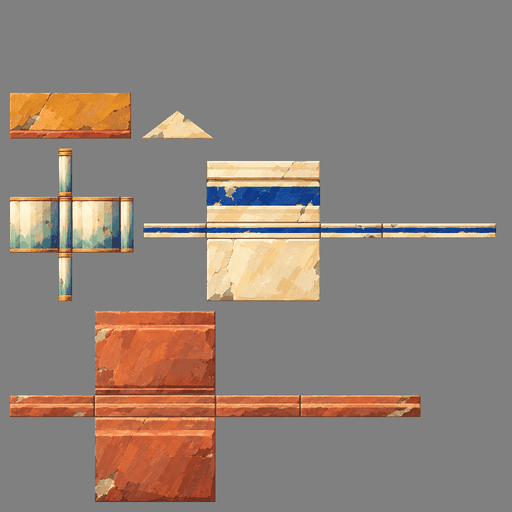
#> input picture games/speed_tofu/art/boulder/temple.png, 512 x 512 px
$ python build_ui_tex.py
#> lines starting #> are read from the running program, lines starting #| are printed output that depends on the picture; after the words box and inside, x2 and y2 are one past the last pixel; in counts of white or black regions, pixels touching at a corner belong together
"""UI 돌판 재질: 신전 3D 모델 그림(art/boulder/temple.png)의 크림색 돌 면을 잘라 9-patch 판을 굽는다.
python build_ui_tex.py -> games/speed_tofu/art/boulder/ui/{slab,card,btn,btn_dn}.png
판은 색이 빠진 밝은 돌결이고, 게임에서 modulate 로 색(STONE·금·빨강)을 입힌다. 테두리와 아래 두께는 그림에 구워 둔다.
모서리는 둥글지 않고 깎은 돌처럼 비스듬히 자른다.
"""
from pathlib import Path
import numpy as np
from PIL import Image, ImageDraw

HERE = Path(__file__).resolve().parent
ART = HERE.parent.parent / "art/boulder"
OUT = ART / "ui"
W, H = 384, 288


def grain(W=W, H=H) -> np.ndarray:
    # 신전 벽 크림 돌 면(파란 띠 아래 깨끗한 곳)
#> called with W = 384, H = 288
    src = Image.open(ART / "temple.png").convert("RGB").crop((214, 240, 316, 296))
    a = np.asarray(src).astype(float) / 255.0
    a = a / a.reshape(-1, 3).mean(axis=0)  # 색을 빼고 밝기 결만 (평균 1)
    img = Image.fromarray((np.clip(a * 0.5, 0, 1) * 255).astype(np.uint8)).resize((W, H), Image.BICUBIC)
    g = np.asarray(img).astype(float) / 255.0 * 2.0
    g = 1.0 + (g - 1.0) * 0.85
    return np.clip(g * 0.86, 0, 1)


def cut(x0, y0, x1, y1, c):
    """모서리를 c 만큼 비스듬히 깎은 팔각 판"""
    return [(x0 + c, y0), (x1 - c, y0), (x1, y0 + c), (x1, y1 - c), (x1 - c, y1), (x0 + c, y1), (x0, y1 - c), (x0, y0 + c)]


def make(name, c, bw, depth, frame, W=W, H=H):
    g = grain(W, H)
    img = Image.fromarray((g * 255).astype(np.uint8), "RGB").convert("RGBA")
#> img: PIL image 384x288 RGBA
    ink = (70, 52, 34, 255)  # 진한 갈색 테 (modulate 를 받아도 어두운 테로 남는다)
    outer = Image.new("L", (W, H), 0)
#> outer: PIL image 384x288 L; every value is 0
    ImageDraw.Draw(outer).polygon(cut(0, 0, W - 1, H - 1, c), fill=255)
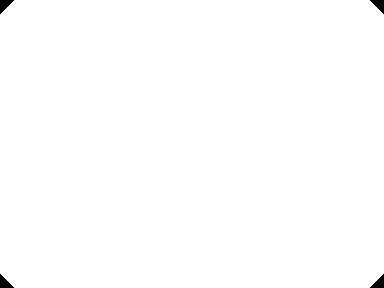
#> outer: PIL image 384x288 L; 99.6% white; 4 black regions, box (x1, y1, x2, y2) and area: (0, 0, 14, 14) 105, (370, 0, 384, 14) 105, (0, 274, 14, 288) 105, (370, 274, 384, 288) 105
    body = Image.new("RGBA", (W, H), (0, 0, 0, 0))
#> body: PIL image 384x288 RGBA; every value is 0
    body.paste(Image.new("RGBA", (W, H), ink), (0, 0), outer)
    inner = Image.new("L", (W, H), 0)
    ImageDraw.Draw(inner).polygon(cut(bw, bw, W - 1 - bw, H - 1 - depth, max(2, c - bw // 2)), fill=255)
#> inner: PIL image 384x288 L; 90.7% white; 1 black region, box (x1, y1, x2, y2) and area: (0, 0, 384, 288) 10298
    body.paste(img, (0, 0), inner)
    d = ImageDraw.Draw(body)
    if frame:
        # 안쪽에 파인 테두리 (모서리도 깎음)
        f = bw + 10
        d.polygon(cut(f, f, W - 1 - f, H - 1 - depth - 10, 5), outline=(150, 128, 98, 255), width=3)
    # 윗빛: 위 테 안쪽에 밝은 줄
    d.line((c + 2, bw + 2, W - c - 2, bw + 2), fill=(255, 255, 255, 120), width=2)
    OUT.mkdir(parents=True, exist_ok=True)
    body.save(OUT / f"{name}.png")


make("slab", 14, 5, 14, True)
make("card", 16, 6, 14, False)
#> call 2 of make, with name = 'card', c = 16, bw = 6, depth = 14, frame = False, W = 384, H = 288
#> in make (call 2), `ImageDraw.Draw(outer).polygon(cut(0, 0, W - 1, H - 1, c), fill=255)`: outer: PIL image 384x288 L; 99.5% white; 4 black regions, box (x1, y1, x2, y2) and area: (0, 0, 16, 16) 136, (368, 0, 384, 16) 136, (0, 272, 16, 288) 136, (368, 272, 384, 288) 136
#> in make (call 2), `ImageDraw.Draw(inner).polygon(cut(bw, bw, W - 1 - bw, H - 1 - depth, m..`: inner: PIL image 384x288 L; 89.8% white; 1 black region, box (x1, y1, x2, y2) and area: (0, 0, 384, 288) 11260
#> in make (call 2), `body.save(OUT / f"{name}.png")`:
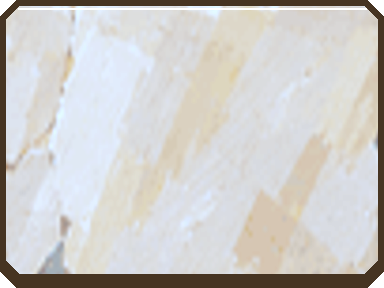
#> saved as card.png: PIL image 384x288 RGBA; mean R, G, B, A 203.3, 201.7, 199.6, 252.9; transparent parts drawn white
# 버튼은 작게 구워 여백(모서리)이 작다: 70px 짜리 작은 버튼에도 들어간다
make("btn", 9, 4, 8, False, 256, 160)
#> call 3 of make, with name = 'btn', c = 9, bw = 4, depth = 8, frame = False, W = 256, H = 160
#> call 3 of grain, with W = 256, H = 160
#> in grain (call 3), `img = Image.fromarray((np.clip(a * 0.5, 0, 1) * 255).astype(np.uint8))..`:
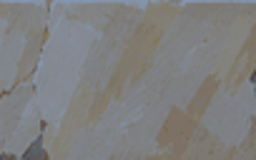
#> img: PIL image 256x160 RGB; mean R, G, B 126.9, 127.1, 127
#> in grain (call 3), `g = np.asarray(img).astype(float) / 255.0 * 2.0`:
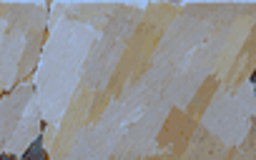
#> g: shape (160, 256, 3) float64; mean R, G, B 0.995, 0.997, 0.996; drawn with min black and max white
#> in make (call 3), `outer = Image.new("L", (W, H), 0)`: outer: PIL image 256x160 L; every value is 0
#> in make (call 3), `ImageDraw.Draw(outer).polygon(cut(0, 0, W - 1, H - 1, c), fill=255)`: outer: PIL image 256x160 L; 99.6% white; 4 black regions, box (x1, y1, x2, y2) and area: (0, 0, 9, 9) 45, (247, 0, 256, 9) 45, (0, 151, 9, 160) 45, (247, 151, 256, 160) 45
#> in make (call 3), `body = Image.new("RGBA", (W, H), (0, 0, 0, 0))`: body: PIL image 256x160 RGBA; every value is 0
#> in make (call 3), `body.paste(Image.new("RGBA", (W, H), ink), (0, 0), outer)`:
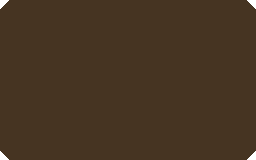
#> body: PIL image 256x160 RGBA; mean R, G, B, A 69.7, 51.8, 33.9, 253.9; transparent parts drawn white
#> in make (call 3), `ImageDraw.Draw(inner).polygon(cut(bw, bw, W - 1 - bw, H - 1 - depth, m..`: inner: PIL image 256x160 L; 89.3% white; 1 black region, box (x1, y1, x2, y2) and area: (0, 0, 256, 160) 4368
make("btn_dn", 9, 4, 4, False, 256, 160)
#> call 4 of make, with name = 'btn_dn', c = 9, bw = 4, depth = 4, frame = False, W = 256, H = 160
#> in make (call 4), `ImageDraw.Draw(inner).polygon(cut(bw, bw, W - 1 - bw, H - 1 - depth, m..`:
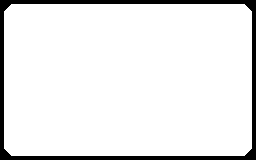
#> inner: PIL image 256x160 L; 91.8% white; 1 black region, box (x1, y1, x2, y2) and area: (0, 0, 256, 160) 3376
#> in make (call 4), `body.save(OUT / f"{name}.png")`:
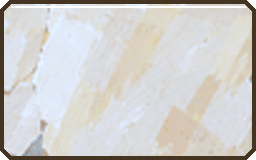
#> saved as btn_dn.png: PIL image 256x160 RGBA; mean R, G, B, A 206.2, 204.9, 203, 252.3; transparent parts drawn white
print("ok", sorted(p.name for p in OUT.glob("*.png")))
